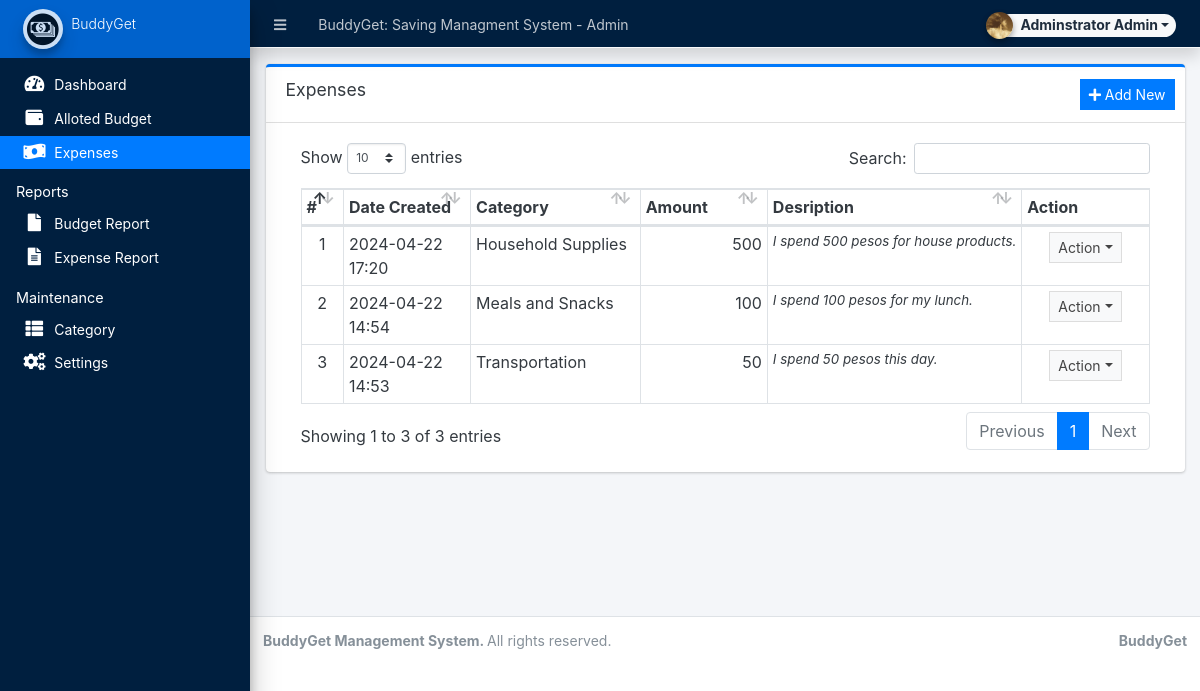
/admin/?page=expense (signed in), run on the app's committed database.
### tables this page shows
CREATE TABLE `running_balance` (
  `id` int(30) NOT NULL,
  `balance_type` tinyint(1) NOT NULL COMMENT '1=budget, 2=expense',
  `category_id` int(30) NOT NULL,
  `amount` float NOT NULL,
  `remarks` text NOT NULL,
  `user_id` text NOT NULL,
  `date_created` datetime NOT NULL DEFAULT current_timestamp(),
  `date_updated` datetime DEFAULT NULL ON UPDATE current_timestamp()
);

CREATE TABLE `categories` (
  `id` int(30) NOT NULL,
  `category` varchar(250) NOT NULL,
  `description` text DEFAULT NULL,
  `status` tinyint(1) NOT NULL DEFAULT 1,
  `balance` float NOT NULL DEFAULT 0,
  `date_created` datetime NOT NULL DEFAULT current_timestamp(),
  `date_updated` datetime DEFAULT NULL ON UPDATE current_timestamp()
);

### admin/expense/index.php (the view, shortened to what this page needs)
<div class="card card-outline card-primary">
	<div class="card-header">
		<h3 class="card-title">Expenses</h3>
		<div class="card-tools">
			<a href="javascript:void(0)" id="manage_expense" class="btn btn-flat btn-sm btn-primary"><span class="fas fa-plus"></span>  Add New</a>
		</div>
	</div>
	<div class="card-body">
		<div class="container-fluid">
        <div class="container-fluid">
			<table class="table table-bordered table-stripped">
				<colgroup>
					<col width="5%">
					<col width="15%">
					<col width="20%">
					<col width="15%">
					<col width="30%">
					<col width="15%">
				</colgroup>
				<thead>
					<tr>
						<th>#</th>
						<th>Date Created</th>
						<th>Category</th>
						<th>Amount</th>
						<th>Desription</th>
						<th>Action</th>
					</tr>
				</thead>
				<tbody>
					<?php
					$i = 1;
						$qry = $conn->query("SELECT r.*,c.category,c.balance from `running_balance` r inner join `categories` c on r.category_id = c.id where c.status= 1 and r.balance_type = 2 order by unix_timestamp(r.date_created) desc");
						while($row = $qry->fetch_assoc()):
							foreach($row as $k=> $v){
								$row[$k] = trim(stripslashes($v));
							}
                            $row['remarks'] = strip_tags(stripslashes(html_entity_decode($row['remarks'])));
					?>
						<tr>
							<td class="text-center"><?php echo $i++; ?></td>
							<td><?php echo date("Y-m-d H:i",strtotime($row['date_created'])) ?></td>
							<td><?php echo $row['category'] ?></td>
							<td ><p class="m-0 text-right"><?php echo number_format($row['amount']) ?></p></td>
							<td ><p class="m-0 truncate"><?php echo ($row['remarks']) ?></p></td>
							<td align="center">
								 <button type="button" class="btn btn-flat btn-default btn-sm dropdown-toggle dropdown-icon" data-toggle="dropdown">
				                  		Action
				                  </button>
							</td>
						</tr>
					<?php endwhile; ?>
				</tbody>
			</table>
		</div>
		</div>
	</div>
</div>

### data on the page
running_balance: date_created "2024-04-22 17:20", category.category "Household Supplies", amount "500", remarks "I spend 500 pesos for house products."
running_balance: date_created "2024-04-22 14:54", category.category "Meals and Snacks", amount "100", remarks "I spend 100 pesos for my lunch."
running_balance: date_created "2024-04-22 14:53", category.category "Transportation", amount "50", remarks "I spend 50 pesos this day."

### other printed values
$_settings->info('name') "BuddyGet: Saving Managment System"
$_settings->userdata('firstname').' '.$_settings->userdata('lastname') "Adminstrator Admin"
$_settings->info('short_name') "BuddyGet"
